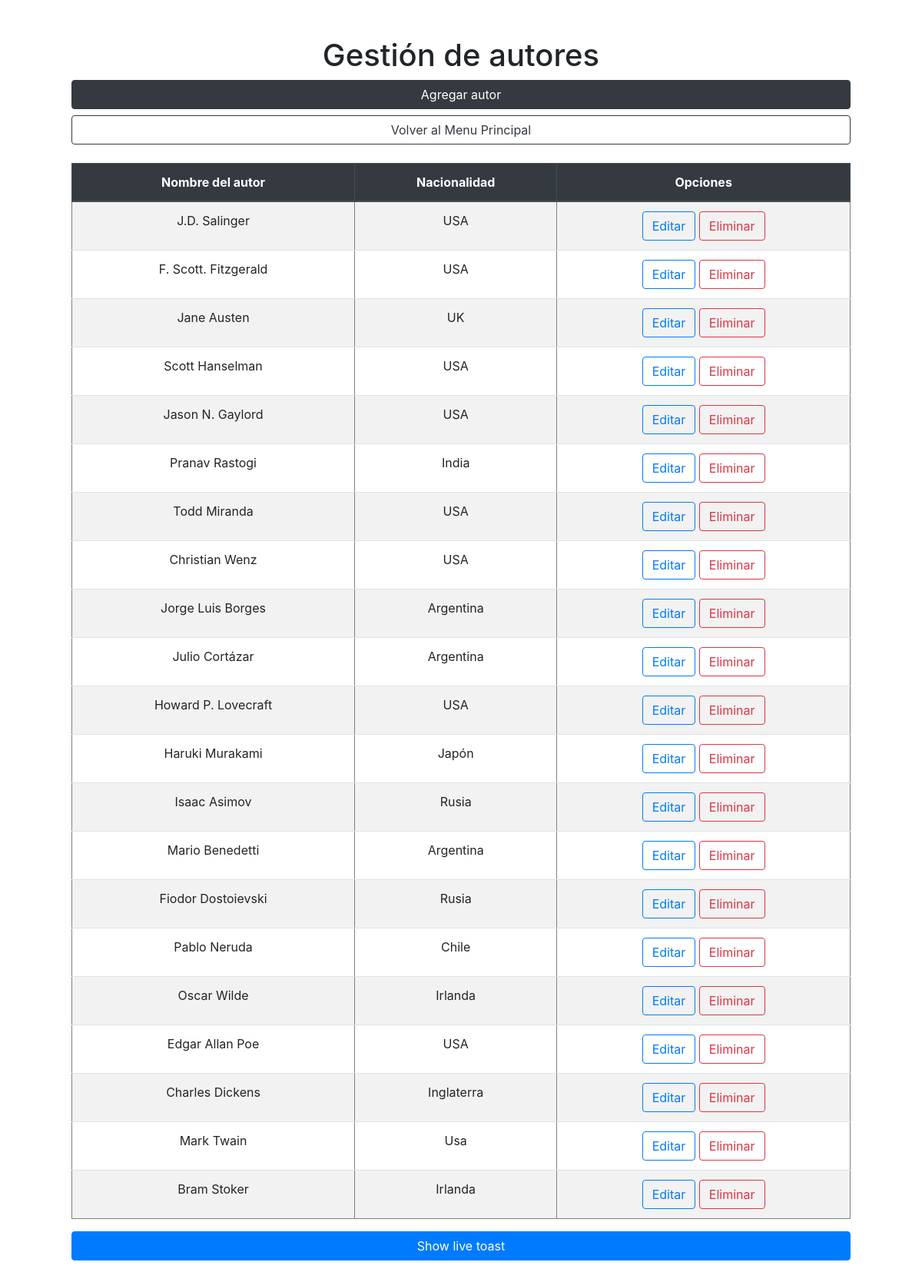
The page /Autores/gestionAutores.php on the database its author committed.
### tables this page shows
CREATE TABLE Authors (
    Id_A INT NOT NULL AUTO_INCREMENT,
    Name VARCHAR(70) NOT NULL,
    Country VARCHAR(100) NOT NULL,
    PRIMARY KEY(Id_A)
);

### Autores/gestionAutores.php (the view, shortened to what this page needs)
<?php
include('../DB/conexion_db.php') ?>
<!DOCTYPE html>
<html lang="en">
<head>
    <link rel="stylesheet" href="https://stackpath.bootstrapcdn.com/bootstrap/4.3.1/css/bootstrap.min.css">
</head>
<body class="container">
    <div class="d-flex justify-content-center flex-column  m-5">
        <h1 class="text-center">Gestión de autores</h1>
        <button type="button" class="btn btn-dark mb-2" data-toggle="modal" data-target="#autorModal">
            Agregar autor
        </button>
        <a href="./../" class="btn btn-outline-dark mb-4"> Volver al Menu Principal</a>
        <div class="table-responsive">
            <table border="1" cellpadding="2" class="table table-striped">
                <thead class="thead-dark">
                    <tr>
                        <th scope="col" class="text-center">Nombre del autor</th>
                        <th scope="col" class="text-center">Nacionalidad</th>
                        <th scope="col" class="text-center">Opciones</th>
                    </tr>
                </thead>
                <tbody>
                    <?php
                    $query = "SELECT * FROM Authors";
                    $resultado = mysqli_query($conn, $query);
                    while ($fila = mysqli_fetch_array($resultado)) { ?>
                        <tr>
                            <td scope="row" class="text-center"><?php echo $fila['Name'] ?></td>
                            <td class="text-center"><?php echo $fila['Country'] ?></td>
                            <td class="text-center">
                                <a href="editar_autor.php?id=<?php echo $fila['Id_A'] ?>" class="btn btn-outline-primary">Editar</a>
                                <a href="eliminar_autor.php?id=<?php echo $fila['Id_A'] ?>" class="btn btn-outline-danger">Eliminar</a>
                            </td>
                        </tr>
                    <?php } ?>
                </tbody>
            </table>
        </div>
        <button type="button" class="btn btn-primary" id="liveToastBtn" onclick="funcion()">Show live toast</button>
        <div class="position-fixed bottom-0 right-0 p-3" style="z-index: 5; right: 0; bottom: 0;">
        </div>
    </div>
</body>
</html>

### rows shown on the page
authors: Name "J.D. Salinger", Country "USA"
authors: Name "F. Scott. Fitzgerald", Country "USA"
authors: Name "Jane Austen", Country "UK"
authors: Name "Scott Hanselman", Country "USA"
authors: Name "Jason N. Gaylord", Country "USA"
authors: Name "Pranav Rastogi", Country "India"
authors: Name "Todd Miranda", Country "USA"
authors: Name "Christian Wenz", Country "USA"
authors: Name "Jorge Luis Borges", Country "Argentina"
authors: Name "Julio Cortázar", Country "Argentina"
authors: Name "Howard P. Lovecraft", Country "USA"
authors: Name "Haruki Murakami", Country "Japón"
authors: Name "Isaac Asimov", Country "Rusia"
authors: Name "Mario Benedetti", Country "Argentina"
authors: Name "Fiodor Dostoievski", Country "Rusia"
authors: Name "Pablo Neruda", Country "Chile"
authors: Name "Oscar Wilde", Country "Irlanda"
authors: Name "Edgar Allan Poe", Country "USA"
authors: Name "Charles Dickens", Country "Inglaterra"
authors: Name "Mark Twain", Country "Usa"
authors: Name "Bram Stoker", Country "Irlanda"
